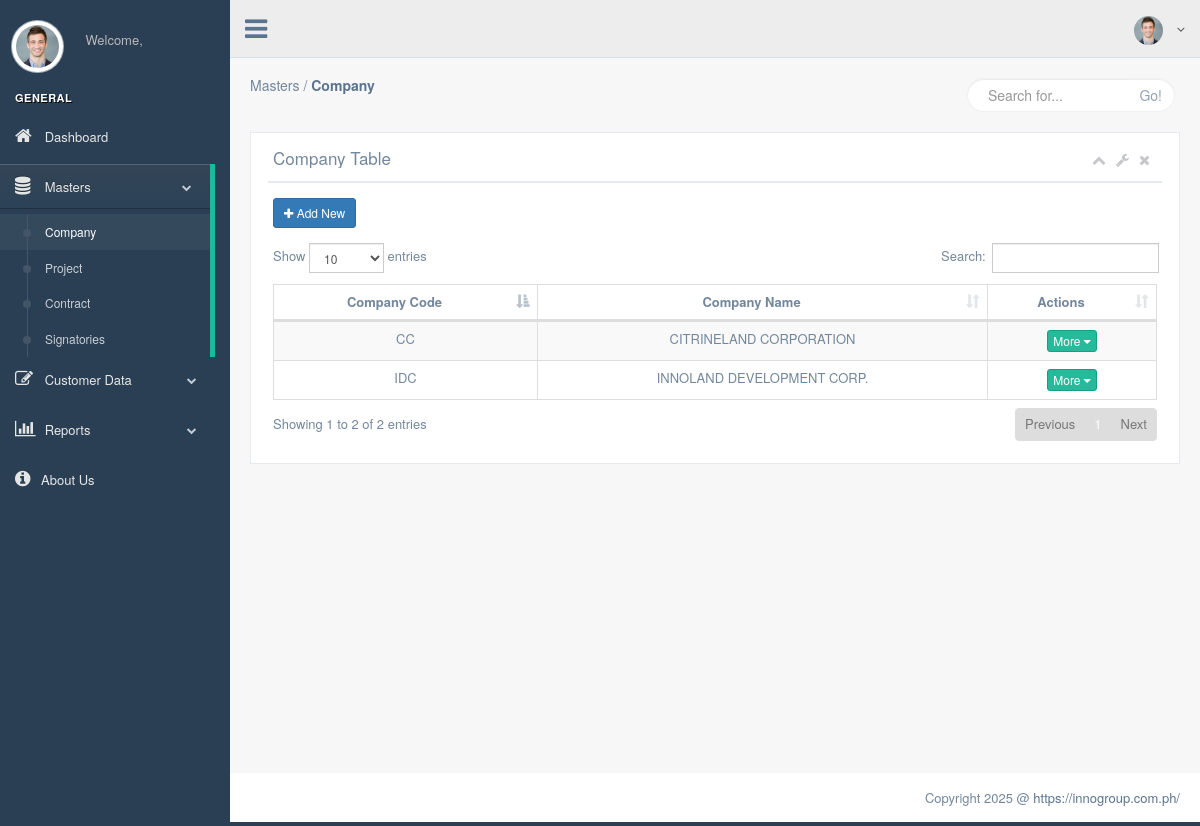
/production/company.php (signed in), run on the app's committed database.
### tables this page shows
CREATE TABLE `company_tbl` (
  `id` int(11) NOT NULL,
  `company_code` varchar(50) NOT NULL,
  `company_name` varchar(100) NOT NULL,
  `company_address` varchar(150) NOT NULL,
  `city_notary` varchar(100) NOT NULL,
  `company_city` varchar(100) NOT NULL,
  `company_tin` varchar(20) NOT NULL,
  `company_ctc` varchar(50) NOT NULL,
  `company_ctc_date` varchar(50) NOT NULL,
  `company_ctc_place` varchar(100) NOT NULL,
  `company_person_a` varchar(50) NOT NULL,
  `company_position_a` varchar(50) NOT NULL,
  `company_person_tin_a` varchar(50) NOT NULL,
  `person_ctc_a` varchar(50) NOT NULL,
  `person_ctc_date_place_a` varchar(100) NOT NULL,
  `company_person_b` varchar(50) NOT NULL,
  `company_position_b` varchar(50) NOT NULL,
  `company_person_tin_b` varchar(20) NOT NULL,
  `person_ctc_b` varchar(20) NOT NULL,
  `person_ctc_date_place_b` varchar(100) NOT NULL,
  `pagibig_person` varchar(50) NOT NULL,
  `pagibig_address` varchar(100) NOT NULL,
  `pagibig_position` varchar(50) NOT NULL,
  `created_by` int(11) NOT NULL,
  `date_created` varchar(50) NOT NULL,
  `is_active` int(11) NOT NULL
);

### objects/company.obj.php (called while the page is built, shortened)
<?php
class Company
{
    private $conn;
    public function __construct($db)
    {
        $this->conn = $db;
    }
    public function view_companys()
    {
        $sql = "SELECT id, company_code, company_name FROM company_tbl WHERE is_active=1 ORDER BY date_created DESC";
        $sview_company = $this->conn->prepare($sql);
        $sview_company->execute();
        return $sview_company;
    }
}

### production/company.php (the view, shortened to what this page needs)
<?php
require_once '../objects/company.obj.php';
$database = new Connection();
$db = $database->connect();
?>
<!DOCTYPE html>
<html lang="en">
<head>
    <link href="../vendors/bootstrap/dist/css/bootstrap.min.css" rel="stylesheet">
    <link href="../vendors/font-awesome/css/font-awesome.min.css" rel="stylesheet">
    <link href="../vendors/datatables.net-bs/css/dataTables.bootstrap.min.css" rel="stylesheet">
    <link href="../vendors/datatables.net-buttons-bs/css/buttons.bootstrap.min.css" rel="stylesheet">
    <link href="../vendors/datatables.net-fixedheader-bs/css/fixedHeader.bootstrap.min.css" rel="stylesheet">
    <link href="../vendors/datatables.net-responsive-bs/css/responsive.bootstrap.min.css" rel="stylesheet">
    <link href="../vendors/datatables.net-scroller-bs/css/scroller.bootstrap.min.css" rel="stylesheet">
    <link href="https://cdnjs.cloudflare.com/ajax/libs/toastr.js/latest/toastr.min.css" rel="stylesheet" />
    <link href="../build/css/custom.min.css" rel="stylesheet">
</head>
<body class="nav-md">
    <div class="container body">
        <div class="main_container">
            <div class="col-md-3 left_col menu_fixed">
                <div class="left_col scroll-view">
                    <div class="profile clearfix">
                        <div class="profile_pic">
                            <img src="images/img.jpg" alt="..." class="img-circle profile_img">
                        </div>
                        <div class="profile_info">
                            <span>Welcome,</span>
                        </div>
                    </div>
                    <br />
                    <div id="sidebar-menu" class="main_menu_side hidden-print main_menu menu_fixed">
                        <div class="menu_section">
                            <h3>General</h3>
                            <ul class="nav side-menu">
                                <li><a href="dashboard.php"><i class="fa fa-home"></i> Dashboard </a>
                                </li>
                                <li class="active"><a><i class="fa fa-database"></i> Masters <span class="fa fa-chevron-down"></span></a>
                                    <ul class="nav child_menu">
                                        <li><a href="company.php">Company</a></li>
                                        <li><a href="project.php">Project</a></li>
                                        <li><a href="contract.php">Contract</a></li>
                                        <li><a href="signatories.php">Signatories</a></li>
                                    </ul>
                                </li>
                                <li><a><i class="fa fa-edit"></i> Customer Data <span class="fa fa-chevron-down"></span></a>
                                </li>
                                <li><a><i class="fa fa-bar-chart-o"></i> Reports <span class="fa fa-chevron-down"></span></a>
                                </li>
                                <li><a><i class="fa fa-info-circle"></i>About Us</a>
                                </li>
                            </ul>
                        </div>
                    </div>
                </div>
            </div>
            <div class="top_nav">
                <div class="nav_menu menu_fixed">
                    <nav>
                        <div class="nav toggle">
                            <a id="menu_toggle"><i class="fa fa-bars"></i></a>
                        </div>
                        <ul class="nav navbar-nav navbar-right">
                            <li class="">
                                <a href="javascript:;" class="user-profile dropdown-toggle" data-toggle="dropdown" aria-expanded="false">
                                    <img src="images/img.jpg" alt=""><?php echo $_SESSION['firstname'] . " " . $_SESSION['lastname']; ?>
                                    <span class=" fa fa-angle-down"></span>
                                </a>
                            </li>
                        </ul>
                    </nav>
                </div>
            </div>
            <div class="right_col" role="main">
                <div class="">
                    <div class="page-title">
                        <div class="title_left">
                            <h5>Masters / <b><a href="company.php">Company</a></b></h5>
                        </div>
                        <div class="title_right">
                            <div class="col-md-5 col-sm-5 col-xs-12 form-group pull-right top_search">
                                <div class="input-group">
                                    <input type="text" class="form-control" placeholder="Search for...">
                                    <span class="input-group-btn">
                                        <button class="btn btn-default" type="button">Go!</button>
                                    </span>
                                </div>
                            </div>
                        </div>
                    </div>
                    <div class="clearfix"></div>
                    <div class="row">
                        <div class="col-md-12 col-sm-12 col-xs-12">
                            <div class="x_panel">
                                <div class="x_title">
                                    <h2>Company Table</h2>
                                    <ul class="nav navbar-right panel_toolbox">
                                        <li><a class="collapse-link"><i class="fa fa-chevron-up"></i></a>
                                        </li>
                                        <li class="dropdown">
                                            <a href="#" class="dropdown-toggle" data-toggle="dropdown" role="button" aria-expanded="false"><i class="fa fa-wrench"></i></a>
                                        </li>
                                        <li><a class="close-link"><i class="fa fa-close"></i></a>
                                        </li>
                                    </ul>
                                    <div class="clearfix"></div>
                                </div>
                                <div class="x_content">
                                    <div class="btn-group" style="margin-bottom: 15px;">
                                        <a href="add_company.php" class="btn btn-primary btn-sm"><i class="fa fa-plus"></i> Add New</a>
                                    </div>
                                    <table id="datatable" class="table table-striped table-bordered">
                                        <thead>
                                            <tr>
                                                <th class="text-center">Company Code</th>
                                                <th class="text-center">Company Name</th>
                                                <th class="text-center">Actions</th>
                                            </tr>
                                        </thead>
                                        <tbody>
                                            <?php
                                            $view_company = new Company($db);
                                            $view = $view_company->view_companys();
                                            while ($row = $view->fetch(PDO::FETCH_ASSOC)) {
                                                echo '
                                                <tr data-id="' . htmlspecialchars($row['id']) . '">
                                                    <td class="text-center">' . htmlspecialchars($row['company_code']) . '</td>
                                                    <td class="text-center">' . htmlspecialchars($row['company_name']) . '</td>
                                                    <td class="text-center">
                                                        <div class="btn-group">
                                                            <button type="button" class="btn btn-success btn-xs dropdown-toggle" data-toggle="dropdown" aria-haspopup="true" aria-expanded="false">
                                                                More <span class="fa fa-caret-down"></span>
                                                            </button>
                                                            </button>
                                                            <ul class="dropdown-menu">
                                                                <li>
                                                                    <a class="view_all" href="#" data-id="' . $row['id'] . '"><i class="fa fa-eye"></i> View</a>
                                                                </li>
                                                                <li>
                                                                    <a class="edit" href="edit_company.php?id=' . htmlspecialchars($row['id']) . '"><i class="fa fa-edit"></i> Edit</a>
                                                                </li>
                                                            </ul>
                                                        </div>
                                                    </td>
                                                </tr>';
                                            }
                                            ?>
                                        </tbody>
                                    </table>
                                </div>
                            </div>
                        </div>
                    </div>
                </div>
            </div>
            <footer>
                <div class="pull-right">
                    Copyright 2025 @ <a href="https://innogroup.com.ph/">https://innogroup.com.ph/</a>
                </div>
                <div class="clearfix"></div>
            </footer>
        </div>
    </div>
</body>
</html>

### production/company.php (style rules this page uses)
#datatable tbody tr { cursor: help; }

### data on the page
company_tbl: company_code "IDC", company_name "INNOLAND DEVELOPMENT CORP."
company_tbl: company_code "CC", company_name "CITRINELAND CORPORATION"
